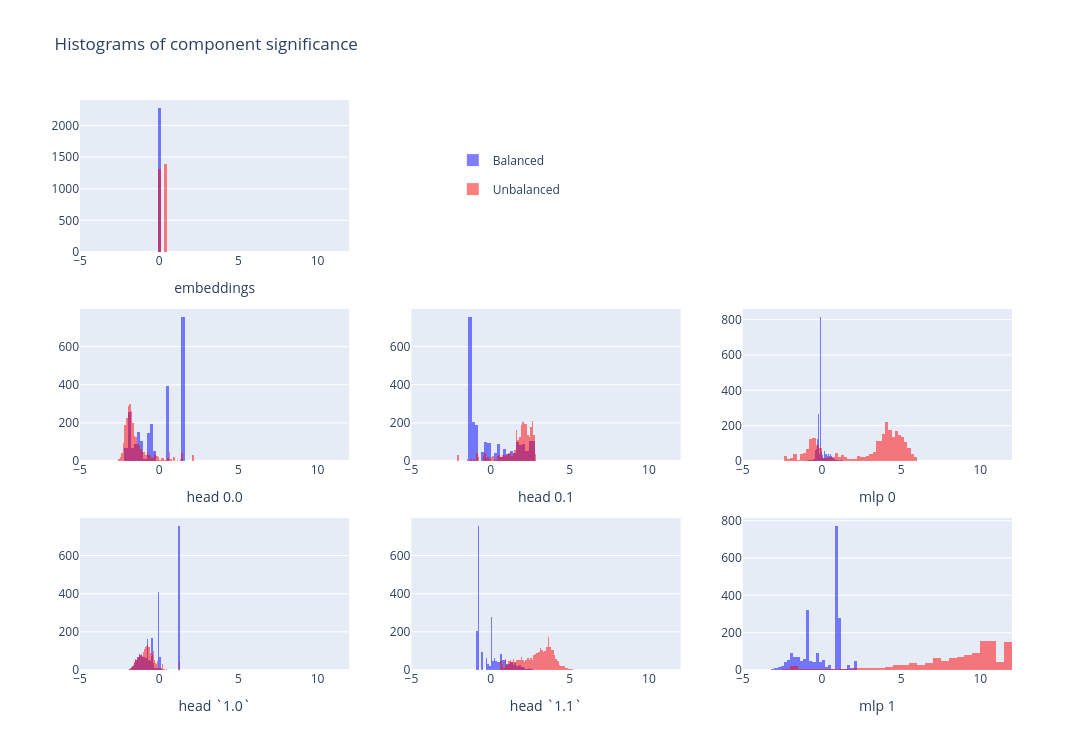

Notebook cell for this chart:
### Markdown cell above
### Exercise - compute component magnitudes

> ```yaml
> Difficulty: 🔴🔴⚪⚪⚪
> Importance: 🔵🔵🔵⚪⚪
> 
> You shouldn't spend more than 10-15 minutes on these exercises.
> This exercise should be somewhat similar to the last time you computed component magnitudes.
> ```

Now that you've got the `pre_20_dir`, you can calculate magnitudes for each of the components that came before. You can refer back to the diagram above if you're confused. **Remember to subtract the mean for each component for balanced inputs.**

### Code cell
# Get output by components before head 2.0 (i.e. excluding 2.0, 2.1, mlp2), at sequence position 1 (which 2.0 copies to position 0)
pre_layer2_outputs_seqpos1 = out_by_components[:-3, :, 1, :]
# Get the size of the contributions for each component, in the pre-head-2.0 unbalanced direction
out_by_component_in_pre_20_unbalanced_dir = einops.einsum(
    pre_layer2_outputs_seqpos1,
    get_pre_20_dir(model, data),
    "comp batch emb, emb -> comp batch",
)
# Subtract the mean (over balanced inputs)
out_by_component_in_pre_20_unbalanced_dir -= out_by_component_in_pre_20_unbalanced_dir[:, data.isbal].mean(-1, True)


tests.test_out_by_component_in_pre_20_unbalanced_dir(out_by_component_in_pre_20_unbalanced_dir, model, data)

plotly_utils.hists_per_comp(out_by_component_in_pre_20_unbalanced_dir, data, xaxis_range=(-5, 12))

### Figure 1 — Plotly figure (JSON) as saved in the notebook; plotly's stock layout.template omitted (floating-point values rounded to 4 significant figures; data arrays with more than 128 entries replaced by an {"elided": "..."} marker saying what was removed)
{"data": [{"legendgroup": "1", "marker": {"color": "blue"}, "name": "Balanced", "opacity": 0.5, "showlegend": true, "type": "histogram", "x": {"elided": "2284 float values"}, "xaxis": "x", "yaxis": "y"}, {"legendgroup": "2", "marker": {"color": "red"}, "name": "Unbalanced", "opacity": 0.5, "showlegend": true, "type": "histogram", "x": {"elided": "2716 float values"}, "xaxis": "x", "yaxis": "y"}, {"legendgroup": "1", "marker": {"color": "blue"}, "name": "Balanced", "opacity": 0.5, "showlegend": false, "type": "histogram", "x": {"elided": "2284 float values"}, "xaxis": "x4", "yaxis": "y4"}, {"legendgroup": "2", "marker": {"color": "red"}, "name": "Unbalanced", "opacity": 0.5, "showlegend": false, "type": "histogram", "x": {"elided": "2716 float values"}, "xaxis": "x4", "yaxis": "y4"}, {"legendgroup": "1", "marker": {"color": "blue"}, "name": "Balanced", "opacity": 0.5, "showlegend": false, "type": "histogram", "x": {"elided": "2284 float values"}, "xaxis": "x5", "yaxis": "y5"}, {"legendgroup": "2", "marker": {"color": "red"}, "name": "Unbalanced", "opacity": 0.5, "showlegend": false, "type": "histogram", "x": {"elided": "2716 float values"}, "xaxis": "x5", "yaxis": "y5"}, {"legendgroup": "1", "marker": {"color": "blue"}, "name": "Balanced", "opacity": 0.5, "showlegend": false, "type": "histogram", "x": {"elided": "2284 float values"}, "xaxis": "x6", "yaxis": "y6"}, {"legendgroup": "2", "marker": {"color": "red"}, "name": "Unbalanced", "opacity": 0.5, "showlegend": false, "type": "histogram", "x": {"elided": "2716 float values"}, "xaxis": "x6", "yaxis": "y6"}, {"legendgroup": "1", "marker": {"color": "blue"}, "name": "Balanced", "opacity": 0.5, "showlegend": false, "type": "histogram", "x": {"elided": "2284 float values"}, "xaxis": "x7", "yaxis": "y7"}, {"legendgroup": "2", "marker": {"color": "red"}, "name": "Unbalanced", "opacity": 0.5, "showlegend": false, "type": "histogram", "x": {"elided": "2716 float values"}, "xaxis": "x7", "yaxis": "y7"}, {"legendgroup": "1", "marker": {"color": "blue"}, "name": "Balanced", "opacity": 0.5, "showlegend": false, "type": "histogram", "x": {"elided": "2284 float values"}, "xaxis": "x8", "yaxis": "y8"}, {"legendgroup": "2", "marker": {"color": "red"}, "name": "Unbalanced", "opacity": 0.5, "showlegend": false, "type": "histogram", "x": {"elided": "2716 float values"}, "xaxis": "x8", "yaxis": "y8"}, {"legendgroup": "1", "marker": {"color": "blue"}, "name": "Balanced", "opacity": 0.5, "showlegend": false, "type": "histogram", "x": {"elided": "2284 float values"}, "xaxis": "x9", "yaxis": "y9"}, {"legendgroup": "2", "marker": {"color": "red"}, "name": "Unbalanced", "opacity": 0.5, "showlegend": false, "type": "histogram", "x": {"elided": "2716 float values"}, "xaxis": "x9", "yaxis": "y9"}], "layout": {"barmode": "overlay", "height": 750, "legend": {"x": 0.4, "xanchor": "left", "y": 0.92, "yanchor": "top"}, "title": {"text": "Histograms of component significance"}, "width": 1200, "xaxis": {"anchor": "y", "domain": [0.0, 0.2889], "range": [-5, 12], "title": {"text": "embeddings"}}, "xaxis2": {"anchor": "y2", "domain": [0.3556, 0.6444]}, "xaxis3": {"anchor": "y3", "domain": [0.7111, 1.0]}, "xaxis4": {"anchor": "y4", "domain": [0.0, 0.2889], "range": [-5, 12], "title": {"text": "head 0.0"}}, "xaxis5": {"anchor": "y5", "domain": [0.3556, 0.6444], "range": [-5, 12], "title": {"text": "head 0.1"}}, "xaxis6": {"anchor": "y6", "domain": [0.7111, 1.0], "range": [-5, 12], "title": {"text": "mlp 0"}}, "xaxis7": {"anchor": "y7", "domain": [0.0, 0.2889], "range": [-5, 12], "title": {"text": "head `1.0`"}}, "xaxis8": {"anchor": "y8", "domain": [0.3556, 0.6444], "range": [-5, 12], "title": {"text": "head `1.1`"}}, "xaxis9": {"anchor": "y9", "domain": [0.7111, 1.0], "range": [-5, 12], "title": {"text": "mlp 1"}}, "yaxis": {"anchor": "x", "domain": [0.7333, 1.0]}, "yaxis2": {"anchor": "x2", "domain": [0.7333, 1.0]}, "yaxis3": {"anchor": "x3", "domain": [0.7333, 1.0]}, "yaxis4": {"anchor": "x4", "domain": [0.3667, 0.6333]}, "yaxis5": {"anchor": "x5", "domain": [0.3667, 0.6333]}, "yaxis6": {"anchor": "x6", "domain": [0.3667, 0.6333]}, "yaxis7": {"anchor": "x7", "domain": [0.0, 0.2667]}, "yaxis8": {"anchor": "x8", "domain": [0.0, 0.2667]}, "yaxis9": {"anchor": "x9", "domain": [0.0, 0.2667]}}}
